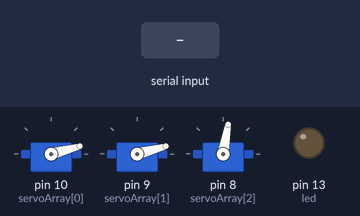
A sketch run on a simulated Arduino Uno, built with avr-gcc and run on an emulated ATmega328P. On the bench: 3 × servo, output pins drawn as LEDs (lit = HIGH). The test bench sets the inputs (shaded band). Random numbers use the default seed unless the sketch sets one.

Above: at 5.7 s.
5.8 s: "o" received over Serial
At 6.32 s:
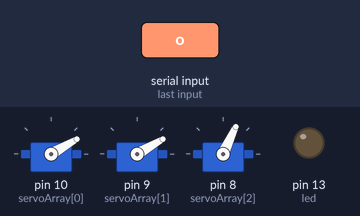
At 8.6 s:
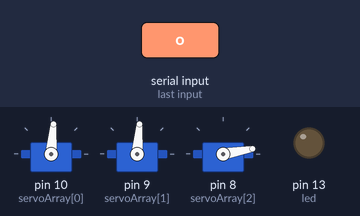
8.8 s: "c" received over Serial
At 9.32 s:
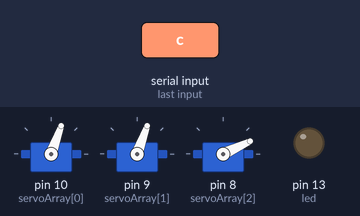
Timing chart, 0 to 12.4 s (numbered marks = the images above; inputs shaded):
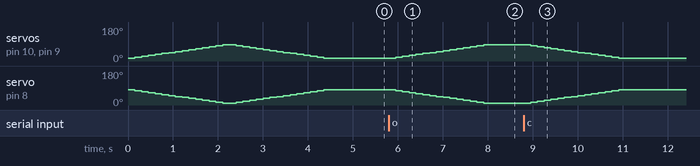

Measured:
- after the input at 5.8 s, servo on pin 10 (servoArray[0]), servo on pin 9 (servoArray[1]): moves from 15° to 85° over 2.0 s, starting after 0.15 s; servo on pin 8 (servoArray[2]): moves from 80° to 10° over 2.0 s, starting after 0.15 s
- after the input at 8.8 s, servo on pin 10 (servoArray[0]), servo on pin 9 (servoArray[1]): moves from 85° to 15° over 2.0 s, starting after 0.15 s; servo on pin 8 (servoArray[2]): moves from 10° to 80° over 2.0 s, starting after 0.15 s

The sketch:

SendSerial.ino
```cpp
#include<Servo.h>
Servo ser1, ser2, ser3;

int echoArray[5] = {6,4,15,19,17};
int trigArray[5] = {7,5,14,18,16};
int servoArray[3] = {10,9,8};
float serialRandom;

int gateCloseValue = 15;
int gateOpenValue = 85;

int maxDistance = 400;

float duration;
float distance;

int led = 13;

void setup() {

  Serial.begin (9600);
  for(int i = 0; i< sizeof(echoArray)/2; i++){
    pinMode( echoArray[i], INPUT);
    }
  for(int i = 0; i< sizeof(trigArray)/2; i++){
    pinMode( trigArray[i], OUTPUT);
    }
  ser1.attach(servoArray[0]);
  ser2.attach(servoArray[1]);
  ser3.attach(servoArray[2]);

  pinMode(led, OUTPUT);

  gateOpen();
  gateClose();
}

void loop() {
  mainControl();
 }

void mainControl(){

  if (Serial.available()){
    char ser = Serial.read();
    if(ser == 's'){
      ultrasonicData();
      //sendDataRandom();
      }
    if(ser == 'o'){
      gateOpen();
      //lights(ser);
      }
    if(ser == 'c'){
      gateClose();
      //lights(ser);
      }
    }
  }

void gateOpen(){
   for (int i = gateCloseValue; i <= gateOpenValue; i = i+5)
  {
    ser1.write(i);
    ser2.write(i);
    ser3.write((gateOpenValue+10)-i);
    delay(150);
  }
  }

void gateClose(){
   for (int i = gateOpenValue; i >= gateCloseValue; i = i-5)
  {
    ser1.write(i);
    ser2.write(i);
    ser3.write((gateOpenValue+10)-i);
    delay(150);
  }
  }

void sendDataRandom(){
  delay(1000);
  serialRandom = random(10)/2.3;
  Serial.println("/////");
  Serial.print(serialRandom);
  Serial.print(",");
  serialRandom = random(10)/2.55;
  Serial.print(serialRandom);
  Serial.print(",");
  serialRandom = random(10)/2.55;
  Serial.print(serialRandom);
  Serial.print(",");
  serialRandom = random(10)/2.55;
  Serial.print(serialRandom);
  Serial.print(",");
  serialRandom = random(10)/2.55;
  Serial.println(serialRandom);
  }

void ultrasonicData(){

  float dataSensor[5]= {0,0,0,0,0};

  for(int j = 0; j<sizeof(trigArray)/2; j++){
    for(int i = 0; i< sizeof(trigArray)/2; i++){
      digitalWrite(trigArray[i], LOW);
      delayMicroseconds(2);
      digitalWrite(trigArray[i], HIGH);
      delayMicroseconds(10);
      digitalWrite(trigArray[i], LOW);
      duration = pulseIn(echoArray[i], HIGH);
      distance = duration*0.034/2;
      if(distance > maxDistance){
        dataSensor[i] = dataSensor[i]+1;
        }else{
          dataSensor[i] = dataSensor[i]+ (distance/100);
          }
      }
      delay(50);
    }
  Serial.println("/////");
  for(int i=0; i< sizeof(dataSensor)/4;i++){
    Serial.print(dataSensor[i]/5);
    Serial.print(",");
    }
  Serial.println(" ");
   }

void lights(char scene){

    if(scene == 'o'){
      digitalWrite(led, HIGH);
      delay(2000);
      digitalWrite(led, LOW);
    }
    else if(scene == 'c'){

      for(int i = 0; i<5; i++){
          digitalWrite(led, HIGH);
          delay(100);
          digitalWrite(led, LOW);;
          delay(100);
          }
    }
  }
```
